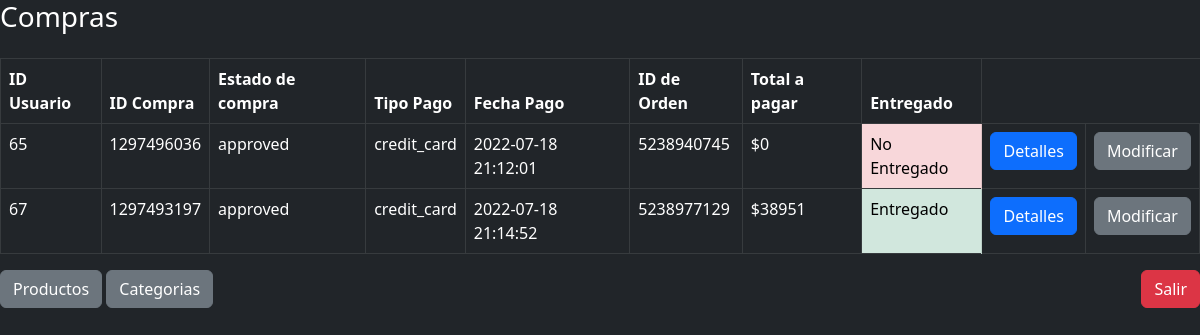
Page /controller/admin/compras.php (signed in) on the earlier database version.
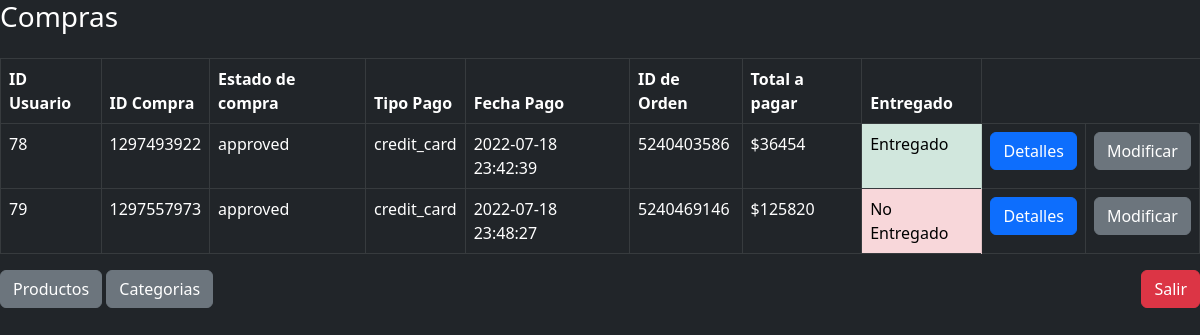
Same page on the later database version.
### tables this page shows
CREATE TABLE `compra` (
  `id_usuario` int(11) NOT NULL,
  `id_compra` int(11) NOT NULL,
  `estado` varchar(50) NOT NULL,
  `tipo_pago` varchar(50) NOT NULL,
  `fecha_pago` varchar(50) NOT NULL,
  `order_id` double NOT NULL,
  `total` int(11) NOT NULL,
  `entregado` int(11) NOT NULL
);

### controller/admin/compras.php (the view, shortened to what this page needs)
<?php
require_once "../../model/conectar.php";
?>
<!DOCTYPE html>
<html lang="en">
<head>
    <link href="https://cdn.jsdelivr.net/npm/bootstrap@5.2.0-beta1/dist/css/bootstrap.min.css" rel="stylesheet"
>
</head>
<body class="bg-dark">
    <div class="d-sm-flex align-items-center justify-content-between mb-4">
        <h1 class="h3 mb-0 text-white bg-dark">Compras</h1>
    </div>
    <div class="row">
        <div class="col-md-12">
            <div class="table-responsive">
                <table class="table table-dark table-hover table-bordered" style="width: 100%;">
                    <thead class="thead-dark">
                        <tr>
                            <th>ID Usuario</th>
                            <th>ID Compra</th>
                            <th>Estado de compra</th>
                            <th>Tipo Pago</th>
                            <th>Fecha Pago</th>
                            <th>ID de Orden</th>
                            <th>Total a pagar</th>
                            <th>Entregado</th>
                        </tr>
                    </thead>
                    <tbody>
                        <?php
                    $sql = $conn ->prepare("SELECT * from compra");
                    $sql->execute();
                    $resultado = $sql -> fetchALL(PDO::FETCH_ASSOC);
                    foreach($resultado as $row) { ?>
                        <td><?php echo $row['id_usuario']; ?></td>
                        <td><?php echo $row['id_compra']; ?></td>
                        <td><?php echo $row['estado']; ?></td>
                        <td><?php echo $row['tipo_pago']; ?></td>
                        <td><?php echo $row['fecha_pago']; ?></td>
                        <td><?php echo $row['order_id']; ?></td>
                        <td><?php echo'$', $row['total']; ?></td>
                        <?php if($row["entregado"] == 1){
                            $resEntrega= '<td class = "table-success">Entregado';}
                            if($row["entregado"] ==0){
                            $resEntrega = '<td class = "table-danger">No Entregado';}?>
                        <?php echo $resEntrega; ?></td>
                        <td>
                            <form method="post" action="detalles.php?accion=pro&id=<?php echo $row['order_id'];?>"
                                class="d-inline modificar">
                                <button class="btn btn-primary" type="submit">Detalles</button>
                            </form>
                        </td>
                        <td>
                            <form method="post"
                                action="modificarCompras.php?accion=pro&id=<?php echo $row['id_usuario'];?>&entregado=<?php echo $row['entregado'];?>"
                                class="d-inline modificar">
                                <button class="btn btn-secondary" type="submit">Modificar</button>
                            </form>
                        </td>
                        <?php } ?>
                    </tbody>
                </table>
            </div>
        </div>
    </div>
    <a class="btn btn-secondary" href="productos.php" role="button">Productos</a>
    <a class="btn btn-secondary" href="categorias.php" role="button">Categorias</a>
    <a class="btn btn-danger float-end" href="cerrarSesion.php" role="button">Salir</a>
</body>
</html>

Differences in the rows shown:
removed compra: id_usuario "65", id_compra "1297496036", estado "approved", tipo_pago "credit_card", fecha_pago "2022-07-18 21:12:01", order "5238940745", total "0", entregado "No Entregado"
removed compra: id_usuario "67", id_compra "1297493197", estado "approved", tipo_pago "credit_card", fecha_pago "2022-07-18 21:14:52", order "5238977129", total "38951", entregado "Entregado"
added compra: id_usuario "78", id_compra "1297493922", estado "approved", tipo_pago "credit_card", fecha_pago "2022-07-18 23:42:39", order "5240403586", total "36454", entregado "Entregado"
added compra: id_usuario "79", id_compra "1297557973", estado "approved", tipo_pago "credit_card", fecha_pago "2022-07-18 23:48:27", order "5240469146", total "125820", entregado "No Entregado"
